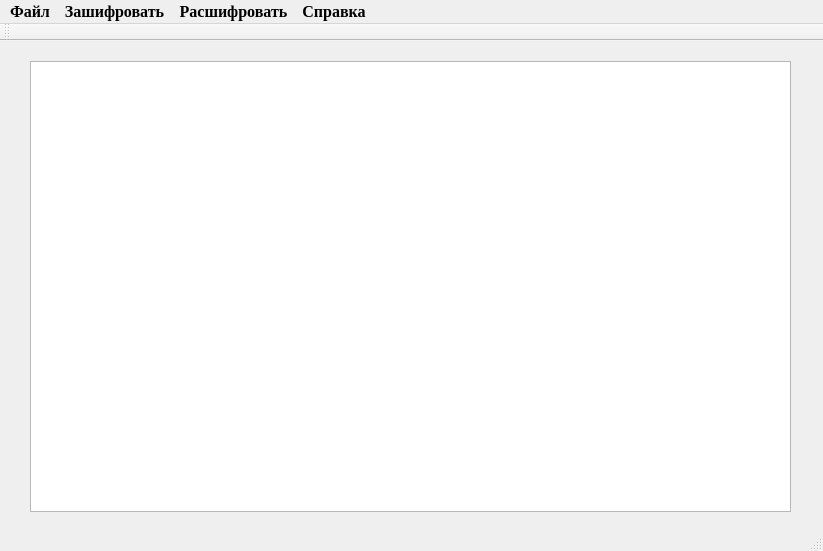
<?xml version="1.0" encoding="UTF-8"?>
<ui version="4.0">
 <class>MainWindow</class>
 <widget class="QMainWindow" name="MainWindow">
  <property name="geometry">
   <rect>
    <x>0</x>
    <y>0</y>
    <width>823</width>
    <height>551</height>
   </rect>
  </property>
  <property name="windowTitle">
   <string>Шифрование методами подстановки</string>
  </property>
  <widget class="QWidget" name="centralWidget">
   <widget class="QTextEdit" name="textEdit">
    <property name="geometry">
     <rect>
      <x>30</x>
      <y>20</y>
      <width>761</width>
      <height>451</height>
     </rect>
    </property>
    <property name="font">
     <font>
      <family>Times New Roman</family>
      <pointsize>14</pointsize>
     </font>
    </property>
   </widget>
  </widget>
  <widget class="QMenuBar" name="menuBar">
   <property name="geometry">
    <rect>
     <x>0</x>
     <y>0</y>
     <width>823</width>
     <height>29</height>
    </rect>
   </property>
   <property name="font">
    <font>
     <family>Times New Roman</family>
     <pointsize>12</pointsize>
     <weight>75</weight>
     <bold>true</bold>
    </font>
   </property>
   <property name="defaultUp">
    <bool>false</bool>
   </property>
   <property name="nativeMenuBar">
    <bool>true</bool>
   </property>
   <widget class="QMenu" name="menu">
    <property name="font">
     <font>
      <family>Times New Roman</family>
      <pointsize>12</pointsize>
     </font>
    </property>
    <property name="title">
     <string>Файл</string>
    </property>
    <addaction name="action"/>
    <addaction name="action_2"/>
    <addaction name="action_3"/>
    <addaction name="action_4"/>
    <addaction name="separator"/>
    <addaction name="action_6"/>
   </widget>
   <widget class="QMenu" name="menu_2">
    <property name="font">
     <font>
      <family>Times New Roman</family>
      <pointsize>12</pointsize>
     </font>
    </property>
    <property name="title">
     <string>Зашифровать</string>
    </property>
    <addaction name="action_9"/>
    <addaction name="action_10"/>
    <addaction name="action_11"/>
    <addaction name="action_12"/>
   </widget>
   <widget class="QMenu" name="menu_3">
    <property name="font">
     <font>
      <family>Times New Roman</family>
      <pointsize>12</pointsize>
     </font>
    </property>
    <property name="title">
     <string>Расшифровать</string>
    </property>
    <addaction name="action_13"/>
    <addaction name="action_14"/>
    <addaction name="action_15"/>
    <addaction name="action_16"/>
   </widget>
   <widget class="QMenu" name="menu_4">
    <property name="font">
     <font>
      <family>Times New Roman</family>
      <pointsize>12</pointsize>
     </font>
    </property>
    <property name="title">
     <string>Справка</string>
    </property>
    <addaction name="action_7"/>
    <addaction name="action_8"/>
   </widget>
   <addaction name="menu"/>
   <addaction name="menu_2"/>
   <addaction name="menu_3"/>
   <addaction name="menu_4"/>
  </widget>
  <widget class="QToolBar" name="mainToolBar">
   <attribute name="toolBarArea">
    <enum>TopToolBarArea</enum>
   </attribute>
   <attribute name="toolBarBreak">
    <bool>false</bool>
   </attribute>
  </widget>
  <widget class="QStatusBar" name="statusBar"/>
  <action name="action">
   <property name="text">
    <string>Создать</string>
   </property>
  </action>
  <action name="action_2">
   <property name="text">
    <string>Открыть</string>
   </property>
  </action>
  <action name="action_3">
   <property name="text">
    <string>Сохранить</string>
   </property>
  </action>
  <action name="action_4">
   <property name="text">
    <string>Сохранить как</string>
   </property>
  </action>
  <action name="action_6">
   <property name="text">
    <string>Выход</string>
   </property>
  </action>
  <action name="action_7">
   <property name="text">
    <string>О программе</string>
   </property>
  </action>
  <action name="action_8">
   <property name="text">
    <string>Помощь</string>
   </property>
  </action>
  <action name="action_9">
   <property name="text">
    <string>Моноалфавитная</string>
   </property>
  </action>
  <action name="action_10">
   <property name="text">
    <string>Гомофоническая</string>
   </property>
  </action>
  <action name="action_11">
   <property name="text">
    <string>Полиалфавитная</string>
   </property>
  </action>
  <action name="action_12">
   <property name="text">
    <string>Полиграммная</string>
   </property>
  </action>
  <action name="action_13">
   <property name="text">
    <string>Моноалфавитная</string>
   </property>
  </action>
  <action name="action_14">
   <property name="text">
    <string>Гомофоническая</string>
   </property>
  </action>
  <action name="action_15">
   <property name="text">
    <string>Полиалфавитная</string>
   </property>
  </action>
  <action name="action_16">
   <property name="text">
    <string>Полиграммная</string>
   </property>
  </action>
 </widget>
 <layoutdefault spacing="6" margin="11"/>
 <resources/>
 <connections/>
</ui>
